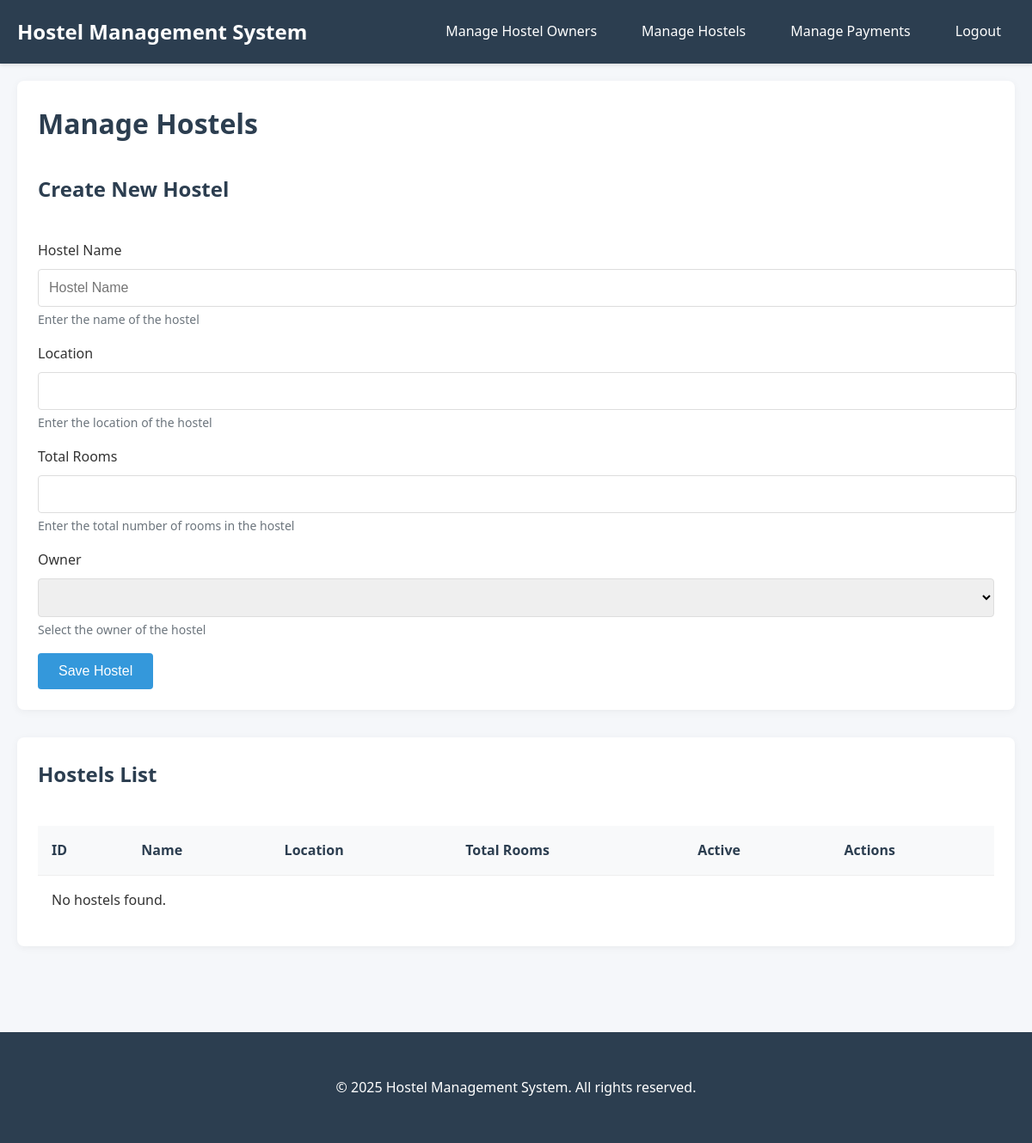
/manage_hostels/ (signed in), run on an earlier commit of the app's database.
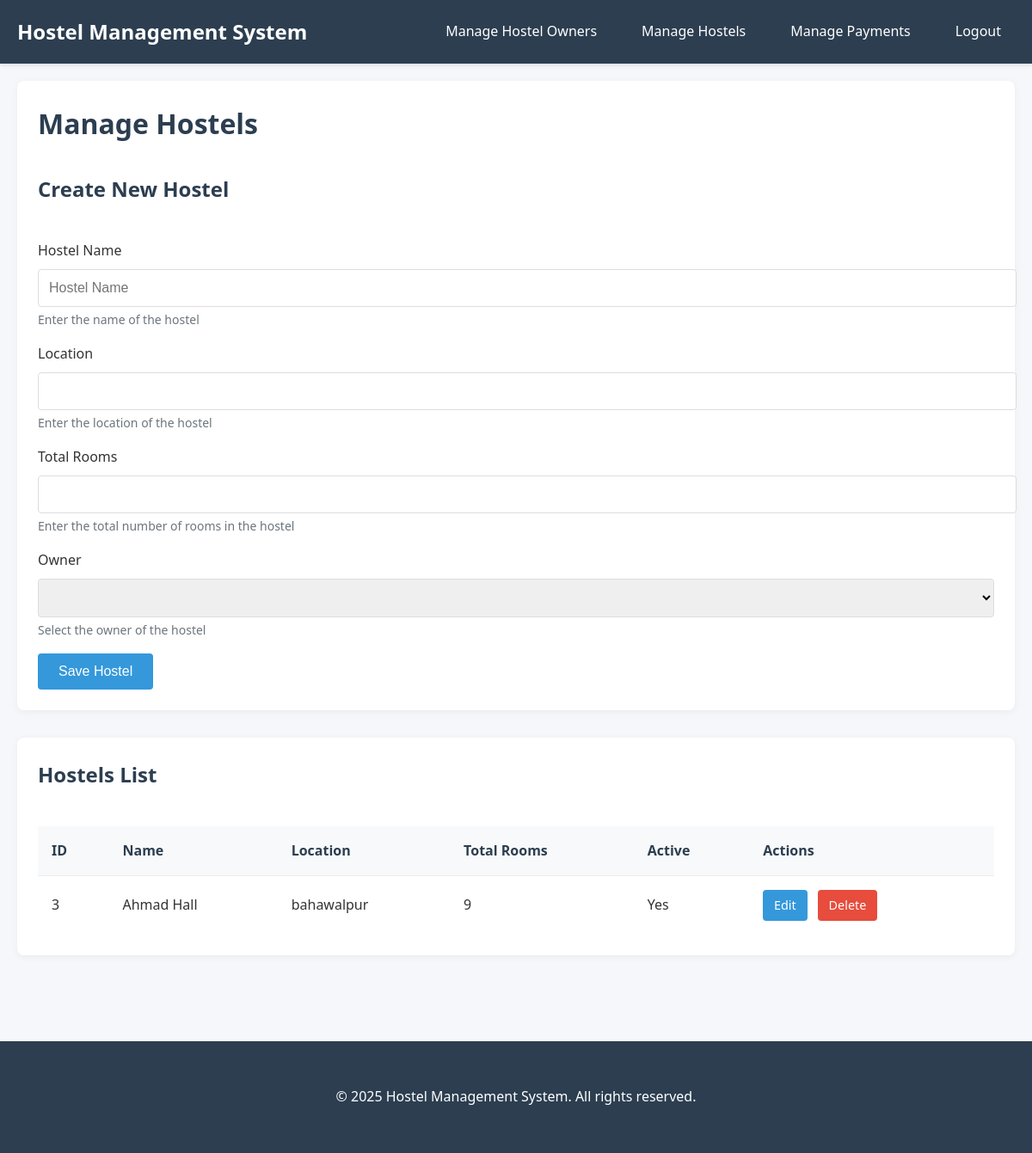
And on a later commit of the database.
### members/models.py (models this page shows, shortened)
class Hostel(models.Model):
    owner = models.ForeignKey(settings.AUTH_USER_MODEL, on_delete=models.CASCADE)
    name = models.CharField(max_length=100)
    location = models.CharField(max_length=100)
    total_rooms = models.IntegerField()
    is_active = models.BooleanField(default=True)

### members/views.py (the view, shortened to what this page needs)
# urls.py: path('manage_hostels/', manage_hostels, name='manage_hostels'),
@login_required
def manage_hostels(request):
    if not request.user.is_superuser:
        messages.error(request, "You don't have permission to access this page.")
        return redirect('home')
    hostels = Hostel.objects.all()
    owners = HostelOwner.objects.all()
    return render(request, 'manage_hostels.html', {'hostels': hostels, 'owners': owners})

### members/templates/manage_hostels.html (shortened to what this page needs)
{% extends 'base.html' %}
{% block content %}
<div class="section-container">
    <div class="section-header">
        <h2>Manage Hostels</h2>
    </div>
    <div class="section-header">
        <h3>Create New Hostel</h3>
    </div>
    <form method="POST" action="{% url 'manage_hostels' %}">
        <div class="form-group">
            <label for="hostelName">Hostel Name</label>
            <input type="text" id="hostelName" name="name" placeholder="Hostel Name" required class="form-control">
            <small class="form-text">Enter the name of the hostel</small>
        </div>
        <div class="form-group">
            <label for="hostelLocation">Location</label>
            <input id="hostelLocation" name="location" type="text" required class="form-control">
            <small class="form-text">Enter the location of the hostel</small>
        </div>
        <div class="form-group">
            <label for="totalRooms">Total Rooms</label>
            <input type="number" id="totalRooms" name="total_rooms" min="1" required class="form-control">
            <small class="form-text">Enter the total number of rooms in the hostel</small>
        </div>
        <div class="form-group">
            <label for="hostelOwner">Owner</label>
            <select id="hostelOwner" name="owner" required class="form-control">
            </select>
            <small class="form-text">Select the owner of the hostel</small>
        </div>
        <button type="submit" class="btn">Save Hostel</button>
    </form>
</div>
<div class="section-container">
    <div class="section-header">
        <h3>Hostels List</h3>
    </div>
    <table class="data-table">
        <thead>
            <tr>
                <th>ID</th>
                <th>Name</th>
                <th>Location</th>
                <th>Total Rooms</th>
                <th>Active</th>
                <th>Actions</th>
            </tr>
        </thead>
        <tbody>
            {% for hostel in hostels %}
            <tr>
                <td>{{ hostel.id }}</td>
                <td>{{ hostel.name }}</td>
                <td>{{ hostel.location }}</td>
                <td>{{ hostel.total_rooms }}</td>
                <td>{{ hostel.is_active|yesno:"Yes,No" }}</td>
                <td>
                    <a href="{% url 'edit_hostel' hostel.id %}" class="action-link">Edit</a>
                    <a href="{% url 'delete_hostel' hostel.id %}" class="action-link delete">Delete</a>
                </td>
            </tr>
            {% empty %}
            <tr>
                <td colspan="6">No hostels found.</td>
            </tr>
            {% endfor %}
        </tbody>
    </table>
</div>
{% endblock %}

### members/templates/base.html (shortened to what this page needs)
<!DOCTYPE html>
<html lang="en">
<head>
    {% load static %}
    <link rel="stylesheet" href="{% static 'css/enhanced_style.css' %}">
    <link rel="stylesheet" href="https://cdn.jsdelivr.net/npm/toastify-js/src/toastify.min.css">
</head>
<body>
    <nav class="navbar">
        <div class="navbar-container">
            <a href="{% url 'home' %}" class="navbar-brand">Hostel Management System</a>
            <div class="navbar-links">
                {% if user.is_authenticated %}
                    {% if user.is_superuser %}
                        <a href="{% url 'manage_hostel_owners' %}">Manage Hostel Owners</a>
                        <a href="{% url 'manage_hostels' %}">Manage Hostels</a>
                        <a href="{% url 'manage_payments' %}">Manage Payments</a>
                    {% else %}
                        <a href="{% url 'list_hostels_user' %}">My Hostels</a>
                        <a href="{% url 'edit_profile' %}">Profile</a>
                    {% endif %}
                    <a href="{% url 'logout' %}">Logout</a>
                {% else %}
                    <a href="{% url 'home' %}">Home</a>
                    <a href="{% url 'about' %}">About</a>
                    <a href="{% url 'login' %}">Login</a>
                    <a href="{% url 'signup' %}">Sign Up</a>
                {% endif %}
            </div>
        </div>
    </nav>
    <div class="container">
        {% block content %}
        {% endblock %}
    </div>
    <footer>
        <div class="container">
            <p>&copy; {% now "Y" %} Hostel Management System. All rights reserved.</p>
        </div>
    </footer>
</body>
</html>

### members/static/css/enhanced_style.css (style rules this page uses)
body { font-family: 'Segoe UI', Tahoma, Geneva, Verdana, sans-serif; line-height: 1.6; color: #333; background-color: #f5f7fa; margin: 0; padding: 0; }
.container { max-width: 1200px; margin: 0 auto; padding: 20px; }
h1, h2, h3, h4, h5, h6 { margin-top: 0; margin-bottom: 1rem; font-weight: 600; color: #2c3e50; }
h2 { font-size: 2rem; border-bottom: 2px solid #eaeaea; padding-bottom: 0.5rem; margin-bottom: 1.5rem; }
h3 { font-size: 1.5rem; margin-bottom: 1rem; }
.navbar { background-color: #2c3e50; color: white; padding: 1rem 0; box-shadow: 0 2px 4px rgba(0, 0, 0, 0.1); }
.navbar-container { display: flex; justify-content: space-between; align-items: center; max-width: 1200px; margin: 0 auto; padding: 0 20px; }
.navbar-brand { font-size: 1.5rem; font-weight: bold; color: white; text-decoration: none; }
.navbar-links { display: flex; gap: 20px; }
.navbar-links a { color: white; text-decoration: none; padding: 0.5rem 1rem; border-radius: 4px; transition: background-color 0.3s; }
.form-group { margin-bottom: 1rem; }
label { display: block; margin-bottom: 0.5rem; font-weight: 500; }
input[type="text"], input[type="email"], input[type="password"], input[type="number"], input[type="date"], select, textarea { width: 100%; padding: 0.75rem; border: 1px solid #ddd; border-radius: 4px; font-size: 1rem; transition: border-color 0.3s; }
.btn { display: inline-block; background-color: #3498db; color: white; padding: 0.75rem 1.5rem; border: none; border-radius: 4px; font-size: 1rem; cursor: pointer; text-decoration: none; transition: background-color 0.3s; }
.data-table { width: 100%; border-collapse: collapse; }
.data-table th, .data-table td { padding: 1rem; text-align: left; border-bottom: 1px solid #eee; }
.data-table th { background-color: #f8f9fa; font-weight: 600; color: #2c3e50; }
.data-table tr:last-child td { border-bottom: none; }
.section-container { background-color: white; border-radius: 8px; padding: 1.5rem; margin-bottom: 2rem; box-shadow: 0 2px 10px rgba(0, 0, 0, 0.05); }
.section-header { display: flex; justify-content: space-between; align-items: center; margin-bottom: 1.5rem; }
.section-header h2 { margin-bottom: 0; border-bottom: none; }
.action-link { display: inline-block; padding: 0.4rem 0.8rem; margin-right: 0.5rem; background-color: #3498db; color: white; text-decoration: none; border-radius: 4px; font-size: 0.9rem; transition: background-color 0.3s; }
.action-link.delete { background-color: #e74c3c; }
footer { background-color: #2c3e50; color: white; padding: 2rem 0; margin-top: 3rem; }
footer p { margin: 0; text-align: center; }
.form-group small { display: block; margin-top: 0.25rem; font-size: 0.875rem; color: #6c757d; }

What changed in the data, as far as the page shows it:
added Hostel: id "3", name "Ahmad Hall", location "bahawalpur", total_rooms "9", is_active "Yes"
Also different on the page:
text no longer shown: "No hostels found."
